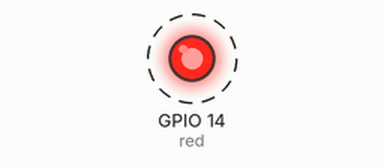
The program below on a simulated Raspberry Pi (BCM pin numbers). Shown: output pins drawn as LEDs (lit = HIGH). Dashed ring = blinking.

Above: at 0.5 s.
Timing chart, 0 to 4.6 s (numbered marks = the images above):
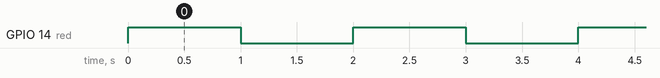

The program:

led1.py
```python
from gpiozero import LED,PWMLED
from time import sleep
from signal import pause

#red = LED(14)
red=PWMLED(14)
#while True:
    #red.on()
    #sleep(1)
    #red.off()
    #sleep(1)

red.blink()
pause()
```

Measured:
- by itself, GPIO 14 (red): alternates HIGH for 1.0 s and LOW for 1.0 s
